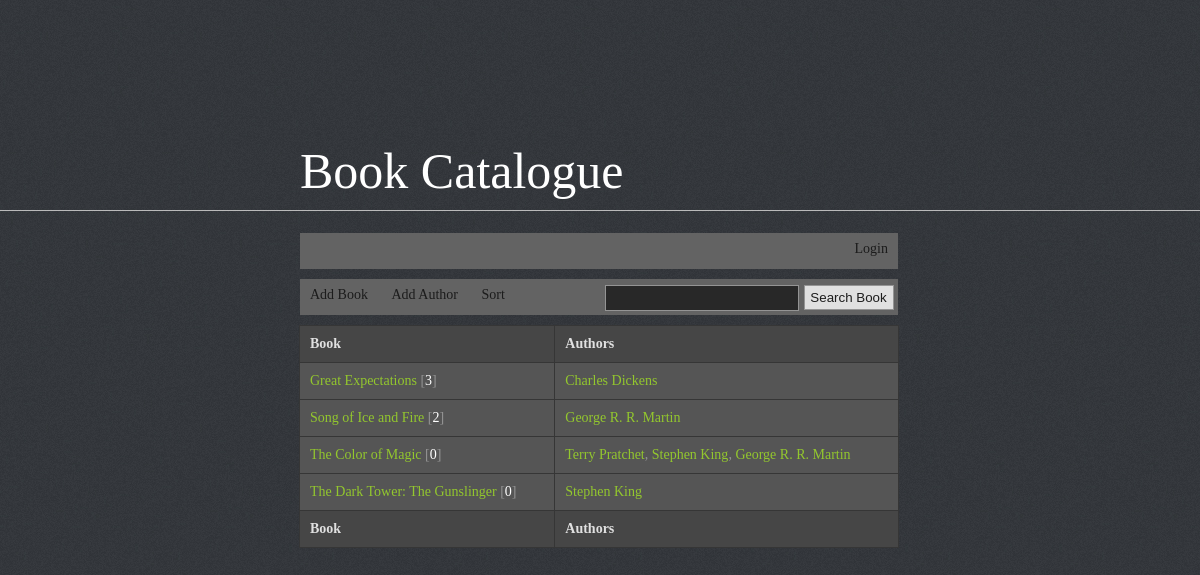
The page / on the database its author committed.
### tables this page shows
CREATE TABLE IF NOT EXISTS `books_authors` (
  `book_id` int(11) NOT NULL,
  `author_id` int(11) NOT NULL,
  KEY `book_id` (`book_id`),
  KEY `author_id` (`author_id`)
);

CREATE TABLE IF NOT EXISTS `books` (
  `book_id` int(11) NOT NULL AUTO_INCREMENT,
  `book_title` varchar(250) NOT NULL,
  `comments_count` int(11) NOT NULL,
  PRIMARY KEY (`book_id`)
);

### index.php (the view, shortened to what this page needs)
<?php
require 'inc/config.php';
require 'inc/header.php';
if (isset($_GET['sort'])) {
    if ($_GET['sort'] == 'asc') {
        $sortSql = 'asc';
        $sortFix = 'desc';
    } else if ($_GET['sort'] == 'desc') {
        $sortSql = 'desc';
        $sortFix = 'asc';
    }
} else {
    $sortSql = 'asc';
    $sortFix = 'desc';
}
if (isset($_POST['postSearch'])) {
    $key = htmlspecialchars(mysqli_real_escape_string($link, trim($_POST['searchKey'])));
    $sqlSearch = 'WHERE book_title LIKE "%' . $key . '%"';
} else {
    $sqlSearch = '';
}
if (isset($_SESSION['username'])) {
    $usernameField = '<li><a href="user.php?id=' . $_SESSION['user_id'] . '">Hello, <span style="color: #93c72e;">' . $_SESSION['username'] . '</span> (' . $_SESSION['comments_count'] . ')</a></li>
        <li><a href="logout.php">Logout</a></li>';
} else {
    $usernameField = '<li><a href="login.php">Login</a></li>';
}
?>
<div class="navigation" style="margin: 0 0 10px 0px;">
    <ul id="menu" style="text-align: right;">
        <?= $usernameField; ?>
    </ul>
</div>
<div class="navigation">
    <ul id="menu">
        <li><a href="#" id="addBook">Add Book</a></li>
        <li><a href="#" id="addAuthor">Add Author</a></li>
        <li><a href="index.php?sort=<?= $sortFix ?>">Sort</a></li>
    </ul>
    <form action="index.php" method="POST">
        <input type="submit" name="postSearch" value="Search Book" id="postSearch"/>
        <input type="text" name="searchKey" id="searchKey"/>
    </form>
</div>
<table>
    <tr>
        <td class="sum">Book</td>
        <td class="sum">Authors</td>
    </tr>
    <?php
    $sql = 'SELECT * FROM books
            LEFT JOIN books_authors
            ON books.book_id = books_authors.book_id
            LEFT JOIN authors
            ON books_authors.author_id = authors.author_id
            ' . $sqlSearch . '
            ORDER BY book_title ' . $sortSql;
    $result = mysqli_query($link, $sql);
    if ($result->num_rows > 0) {
        $reArrange = array();
        while ($row = $result->fetch_assoc()) {
            $reArrange[$row['book_id']]['book_title'] = $row['book_title'];
            $reArrange[$row['book_id']]['comments_count'] = $row['comments_count'];
            $reArrange[$row['book_id']]['authors'][$row['author_id']] = $row['author_name'];
        }
        foreach ($reArrange as $key => $book) {
            echo '<tr><td><a href="book.php?id=' . $key . '">' . $book['book_title'] . '</a>
                [<span style="color:white;">' . $book['comments_count'] . '</span>]</td><td>';
            $authorsCount = count($book['authors']);
            $commaCounter = 1;
            foreach ($book['authors'] as $key => $author) {
                if ($commaCounter == $authorsCount) {
                    $comma = '';
                } else {
                    $comma = ', ';
                }
                echo '<a href="author.php?id=' . $key . '">' . $author . '</a>' . $comma;
                $commaCounter++;
            }
            echo '</td></tr>';
        }
    } else {
        echo '<tr><td style="color: #ffc000;" colspan="2">';
        echo 'The Search doesn\'t give any results!';
        echo '</td></tr>';
    }
    ?>
    <tr>
        <td class="sum">Book</td>
        <td class="sum">Authors</td>
    </tr>
</table>
<?php
include 'inc/footer.php';
?>

### css/style.css (style rules this page uses)
body { background: #33363b url(../img/bg.jpg)repeat-x;font-family: Tahoma;font-size: 14px; }
.navigation { float: left;width: 598px;height: 36px; background: #636363; }
table { color: #949494; border-collapse: collapse;width: 600px;margin-left: -1px;position: relative;top:10px;float: left;z-index: 2; margin-bottom: 10px; }
td { background: #555555; border: 1px solid #363636; padding: 10px; text-align: left; }
tr:first-child td, tr:last-child td { background: #464646; }
.sum { font-weight: bold;color: #e0e0e0; }
input[type="submit"] { background: #e0e0e0;border: 1px solid #949494; width: 70px; height: 30px; padding-left: 5px; color: #1c1c1c;cursor: pointer; }
input, textarea { background: #e0e0e0;border: 1px solid #949494; width: 180px;height: 25px;padding-left: 10px; background: #282828; color: #e0e0e0; }
#searchKey { float: right;position: relative;top: -30px;height: 22px; }
#postSearch { float: right;position: relative;top: -30px;width: 90px;height: 25px;margin: 0 4px 0 5px; }
td a { color: #93c72e; text-decoration: none; }
ul#menu, ul#menu ul.sub-menu { padding:0; margin: 0; margin-top: 3px; }
ul#menu li, ul#menu ul.sub-menu li { list-style-type: none; display: inline-block; }
ul#menu li a, ul#menu li ul.sub-menu li a { text-decoration: none; color: #1c1c1c; background: #636363; padding: 8px 10px 0 10px; display:inline-block; height: 28px; margin-top: -3px; }
ul#menu li { position: relative; }

### rows shown on the page
books_authors: book.book_title "Great Expectations", book.comments_count "3", author "Charles Dickens"
books_authors: book.book_title "Song of Ice and Fire", book.comments_count "2", author "George R. R. Martin"
books_authors: book.book_title "The Dark Tower: The Gunslinger", book.comments_count "0", author "Stephen King"

### other values the page prints
$book['book_title'] "The Color of Magic"
$book['comments_count'] "0"
$author "Terry Pratchet"
$comma ","
$author "Stephen King"
$author "George R. R. Martin"
